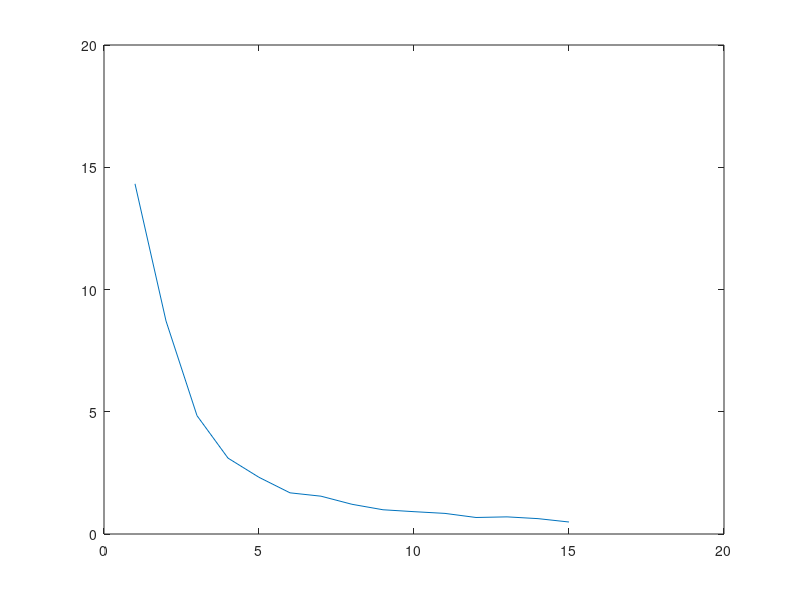
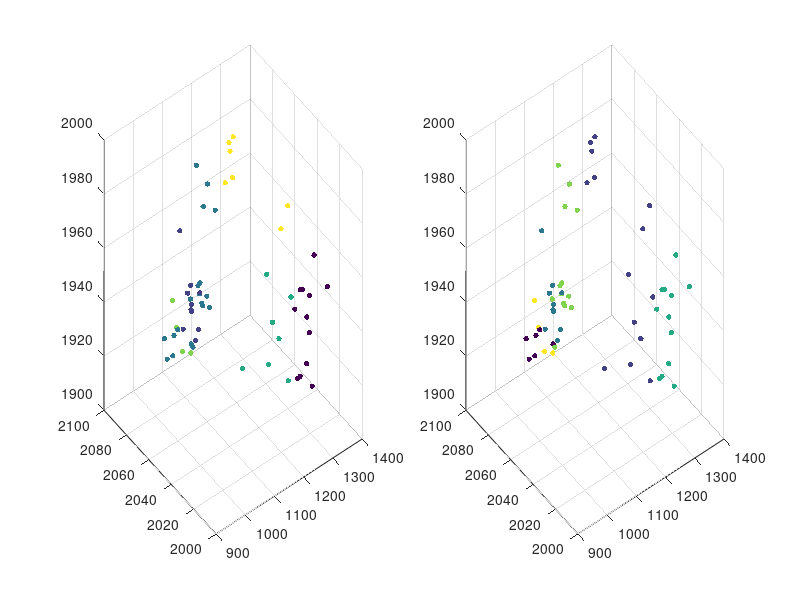

Recreate these plots in MATLAB, in order.
load("F1_PVT.mat")
% 

% Evaluate optimal number of clusters
X = PVT_outmat(:,1:3);
[m,~]=size(X); %getting the number of samples
ToTest=15;
Cutoff=0.95;
Repeats=3;
%unit-normalize
MIN=min(X); MAX=max(X);
X=(X-MIN)./(MAX-MIN);
D=zeros(ToTest,1); %initialize the results matrix
for c=1:ToTest %for each sample
    [~,~,dist]=kmeans(X,c,'emptyaction','drop'); %compute the sum of intra-cluster distances
    tmp=sum(dist); %best so far
    
    for cc=2:Repeats %repeat the algo
        [~,~,dist]=kmeans(X,c,'emptyaction','drop');
        tmp=min(sum(dist),tmp);
    end
    D(c,1)=tmp; %collect the best so far in the results vecor
end
Var=D(1:end-1)-D(2:end); %calculate %variance explained
PC=cumsum(Var)/(D(1)-D(end));
[r,~]=find(PC>Cutoff); %find the best index
K=1+r(1,1); %get the optimal number of clusters
[IDX,C,SUMD]=kmeans(X,K); %now rerun one last time with the optimal number of clusters
C=C.*(MAX-MIN)+MIN;

plot(D)

opts = statset('Display','final');
[idx,C] = kmeans(PVT_outmat(:, 1:3),6,'Replicates',5,'Options',opts);
[idx_cb,C] = kmeans(PVT_outmat(:, 1:3),6,'Distance','cityblock','Replicates',5,'Options',opts);


figure;
subplot(1,2,1);

scatter3(PVT_outmat(:,1), PVT_outmat(:,2), PVT_outmat(:,3), 15, idx, 'filled');

subplot(1,2,2);

scatter3(PVT_outmat(:,1), PVT_outmat(:,2), PVT_outmat(:,3), 15, idx_cb, 'filled');
